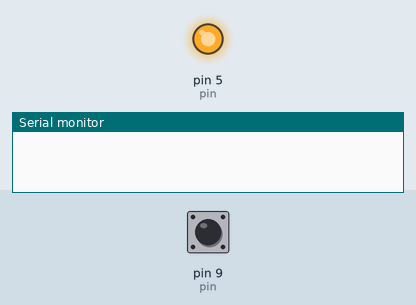
Recording of a sketch running on a simulated Arduino Uno, built with avr-gcc and run on an emulated ATmega328P. Shown: output pins drawn as LEDs (lit = HIGH), the last lines printed to the serial monitor. The test bench sets the inputs (shaded band); at power-on: pin 9 (pin) HIGH.

Above: at 1.2 s.
1.3 s: pin 9 (pin) pulsed LOW 2 times (0.12 s each, 0.3 s apart)
At 4.0 s:
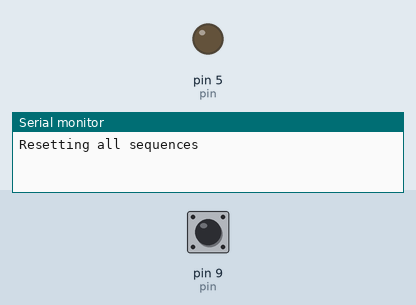
Timing chart, 0 to 5.5 s (numbered marks = the images above; inputs shaded):
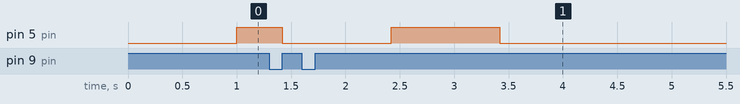

The sketch:

structSample.ino
```cpp
// Define structs
struct Button
{
    int pin;
    // true for pulldown, false for pullup
    bool pulldown;

    bool state = false;
    bool prevState = false;
    bool pressed = false;
    bool released = false;
    int timesPressed = 0;

    void update()
    {
        if (pulldown)
            state = digitalRead(pin);
        else
            state = !digitalRead(pin);

        pressed = state && !prevState;
        released = !state && prevState;
        prevState = state;

        if (pressed)
        {
            timesPressed++;
        }
    }
};

struct Led
{
    int pin;
    bool state = false;
    int value = 0;

    void toggle()
    {
        state = !state;
        digitalWrite(pin, state);
    }

    void setDigital(bool newState)
    {
        state = newState;
        digitalWrite(pin, state);
    }

    void setAnalog(int newValue)
    {
        value = newValue;
        analogWrite(pin, newValue);
    }
};

struct Timer
{
    unsigned long startTime;

    void reset()
    {
        startTime = millis();
    }

    unsigned long getElapsedTime()
    {
        return millis() - startTime;
    }

    bool isFinished(const unsigned long durationMs)
    {
        return getElapsedTime() >= durationMs;
    }
};

struct Fader {
    Timer timer;
    int timesFaded;
    int duration = 20;
    // True when fading up, false when fading down
    bool fadingUp = true;

    void reset() {
        timesFaded = 0;
        fadingUp = true;
        timer.reset();
    }

    bool fadeTimes(Led &led, int timesToFade) {
        if (timer.isFinished(duration)) {
            timer.reset();

            if (fadingUp) {
                led.setAnalog(led.value + 10);
                if (led.value >= 255) {
                    fadingUp = false;
                }
            } else {
                led.setAnalog(led.value - 10);
                if (led.value <= 0) {
                    timesFaded++;
                    fadingUp = true;
                }
            }
        }

        if (timesFaded >= timesToFade) {
            reset();
            return true;
        } else {
            return false;
        }
    }
};

struct Blinker {
    Timer timer;
    int timesBlinked;
    int duration = 1000;

    void reset() {
        timesBlinked = 0;
        timer.reset();
    }

    bool blinkTimes(Led &led, int timesToBlink) {
        if (timer.isFinished(duration)) {
            timer.reset();
            led.toggle();
            timesBlinked++;
        }

        if (timesBlinked >= timesToBlink) {
            reset();
            return true;
        } else {
            return false;
        }
    }
};

// Instantiate structs
Led led1;
Button button1;
Timer mainTimer;
Fader fader1;
Blinker blinker1;

// Globals
int mainSequenceStep = 0;

/**
 * When a button is pressed the led will flash twice,
 * fade in and out twice, then flash twice again.
 * After the last flash, the led will light up for 5 seconds.
 * When it turns off, the sequence will respond to
 * button presses again. If the button is pressed
 * during the sequence the led will turn off, and the
 * sequence will stop and reset.
 *
 * returns true when the sequence finishes
 */
bool updateMainSequence()
{
    // Reset the sequence if the button is pressed during its execution
    if (button1.pressed && mainSequenceStep != 0)
    {
        Serial.println("Resetting all sequences");
        mainSequenceStep = 0;
        fader1.reset();
        blinker1.reset();
        led1.setDigital(false);
        return true;
    }

    switch (mainSequenceStep)
    {
    case 0:
        if (button1.pressed)
            mainSequenceStep++;
        break;
    case 1:
        if (blinker1.blinkTimes(led1, 2))
            mainSequenceStep++;
        break;
    case 3:
        if (fader1.fadeTimes(led1, 2))
            mainSequenceStep++;
        break;
    case 5:
        if (blinker1.blinkTimes(led1, 2))
            mainSequenceStep++;
        break;
    case 6:
        led1.setDigital(true);
        mainSequenceStep++;
        break;
    case 7:
        mainTimer.reset();
        mainSequenceStep++;
        break;
    case 8:
        if (mainTimer.isFinished(5000))
            mainSequenceStep++;
        break;
    case 9:
        led1.setDigital(false);
        mainSequenceStep++;
        break;
    case 10:
        mainSequenceStep = 0;
        return true;
    }
    return false;
}

void setup()
{
    // Set pin values
    led1.pin = 5;

    button1.pin = 9;
    button1.pulldown = true;

    // Set pin modes
    pinMode(led1.pin, OUTPUT);
    pinMode(button1.pin, INPUT);

    Serial.begin(9600);
}

void loop()
{
    button1.update();

    updateMainSequence();
}
```

Measured:
- after the input at 1.3 s, pin 5 (pin): HIGH → LOW after 0.12 s instead of 0.70 s
